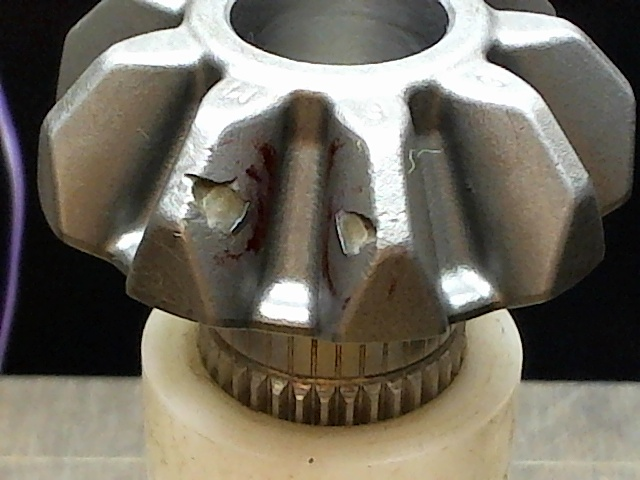
#> input picture gonzales/output104/image104.jpg, 640 x 480 px
$ python log.py   (older library calls are emulated)
#> lines starting #> are read from the running program, lines starting #| are printed output that depends on the picture; after the words box and inside, x2 and y2 are one past the last pixel; in counts of white or black regions, pixels touching at a corner belong together
#> further down, image is the input picture: shape (480, 640, 3); mean B, G, R 96, 107.9, 113.4
### gonzales/output104/crop.py
from __future__ import division
import numpy as np


def find_angle_from_given_point(img, centre_x, centre_y):
    y_area = np.arange(0, img.shape[0], dtype=np.float)
    x_area = np.arange(0, img.shape[1], dtype=np.float)

    xx, yy = np.meshgrid(x_area, y_area)

    theta = np.arctan2(yy - centre_y, xx - centre_x) * 180 / np.pi + 180

    return theta

def find_radial_distance_from_given_point(img, centre_x, centre_y):
#> called with centre_x = 340, centre_y = -50
    y_area = np.arange(0, img.shape[0], dtype=np.int64)
#> y_area = 480 values from 0 to 479
    x_area = np.arange(0, img.shape[1], dtype=np.int64)
#> x_area = 640 values from 0 to 639

    xx, yy = np.meshgrid(x_area, y_area)

    r = np.sqrt(np.power((xx - centre_x), 2) + np.power((yy - centre_y), 2))

    return r


# [129 lines left out: functions crop_circle, crop_ring, crop_ring_two_centers, crop_radial_arc, not called in this run]


def crop_radial_arc_two_centres(img, centre_x1=None, centre_y1=None, centre_x2=None, centre_y2=None,
                                radius1=None, radius2=None, theta1=0, theta2=360, inside_region=True):
    test = np.copy(img)

    if centre_x1 is None:
        centre_x1 = img.shape[0] / 2
    if centre_y1 is None:
        centre_y1 = img.shape[1] / 2
    if centre_x2 is None:
        centre_x2 = img.shape[0] / 2
    if centre_y2 is None:
        centre_y2 = img.shape[1] / 2

    if radius1 is None:
        radius1 = 0

    if radius2 is None:
        if img.shape[1] > img.shape[0]:
            radius2 = img.shape[0] / 2
        else:
            radius2 = img.shape[1] / 2

    r1 = find_radial_distance_from_given_point(img, centre_x1, centre_y1)
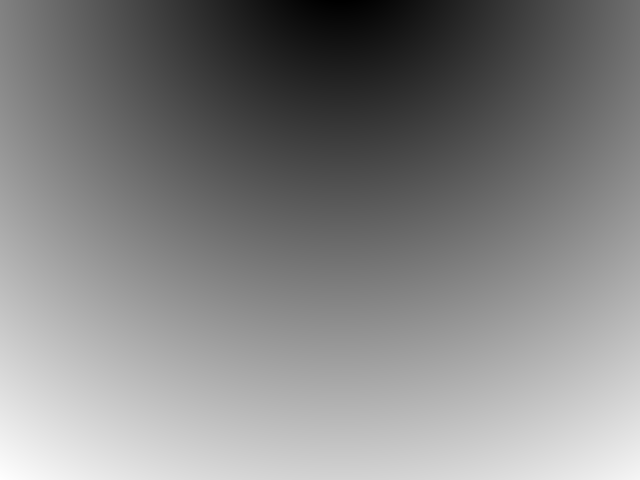
#> r1: shape (480, 640) float64; min 50, max 628.8, mean 348.7; drawn with min black and max white
    r2 = find_radial_distance_from_given_point(img, centre_x2, centre_y2)

    theta = find_angle_from_given_point(img, centre_x1, centre_y1)
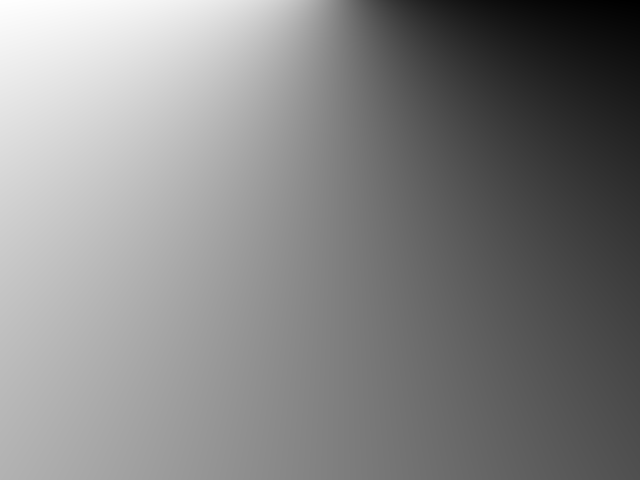
#> theta: shape (480, 640) float64; min 189.5, max 351.6, mean 273.2; drawn with min black and max white

    if inside_region:
        unselected_area = np.where((r1 < radius1) | (r2 > radius2) | (theta < theta1) | (theta > theta2))
#> unselected_area = 190572 positions, rows 0 to 479, columns 0 to 639
        selected_area = np.where((r1 >= radius1) & (r2 <= radius2) & (theta >= theta1) & (theta <= theta2))
#> selected_area = 116628 positions, rows 42 to 340, columns 36 to 639
    else:
        unselected_area = np.where((r1 >= radius1) & (r1 <= radius2) & (theta >= theta1) & (theta <= theta2))
        selected_area = np.where((r2 < radius1) | (r2 > radius2) | (theta < theta1) | (theta > theta2))

    test[unselected_area] = 0
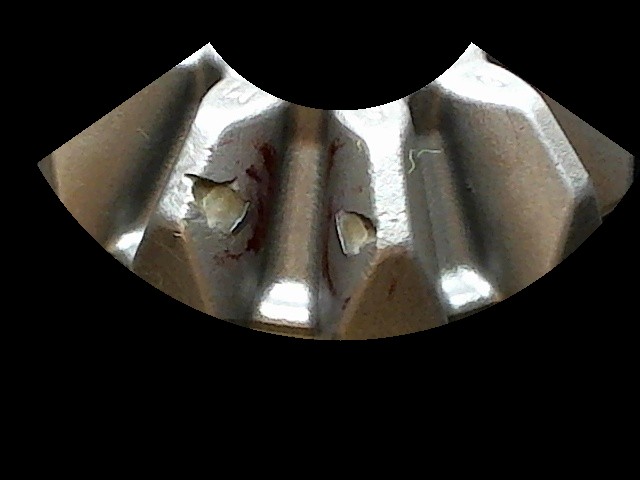
#> test: shape (480, 640, 3); mean B, G, R 37.5, 41.5, 43.6

    return test, test[selected_area].flatten().tolist()

### gonzales/output104/log.py
import os
import cv2
import numpy as np
import random
import crop
from PIL import Image

def showimage(name,image):
    cv2.imshow(name,image)
    cv2.waitKey(0)
    cv2.destroyAllWindows()

def togray(image):
    gray=cv2.cvtColor(image,cv2.COLOR_BGR2GRAY)
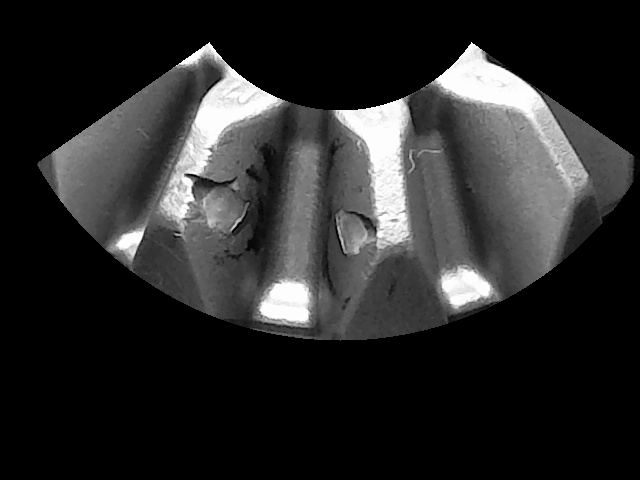
#> gray: shape (480, 640); min 0, max 255, mean 41.7
    return gray

def log(image):
    gray=togray(image) #gray function
    imglog=np.uint8(np.log1p(gray))
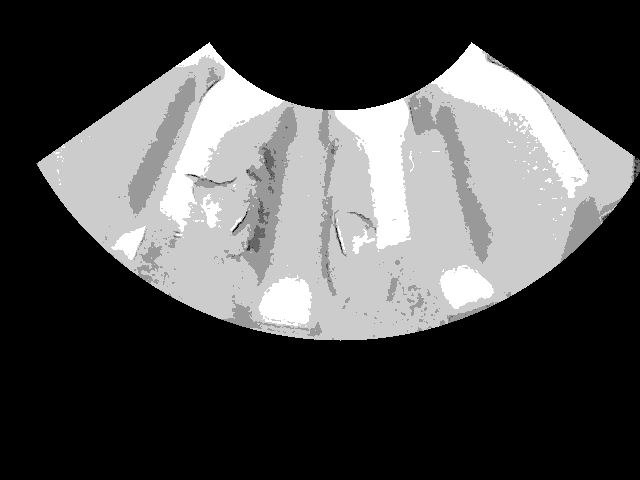
#> imglog: shape (480, 640); min 0, max 5, mean 1.53; drawn with min black and max white
    thresh=1
    image=cv2.threshold(imglog,thresh,255,cv2.THRESH_BINARY)[1]
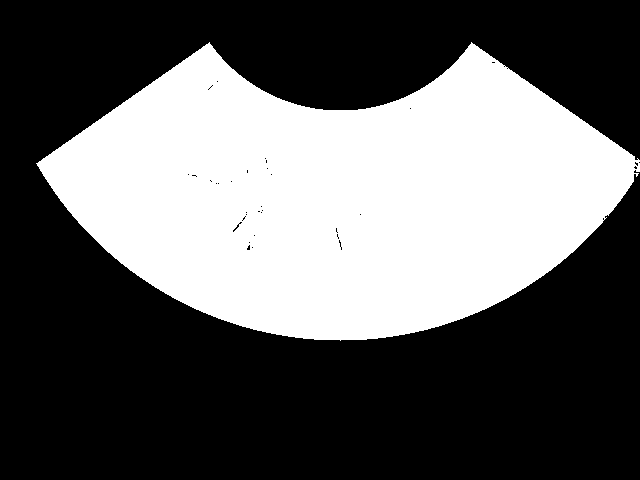
#> image: shape (480, 640); 37.9% white; 1 white region, box (x1, y1, x2, y2) and area: (36, 42, 640, 341) 116482
    return image

def tophatdiffblackhat(image):
    kernel=np.ones((5,5),np.uint8)
    tophat=cv2.morphologyEx(image, cv2.MORPH_TOPHAT, kernel)
    blackhat = cv2.morphologyEx(image, cv2.MORPH_BLACKHAT, kernel)
    IMAGE=blackhat-tophat
    # [5 lines of commented-out code are left out]
    showimage("",IMAGE)


if __name__=="__main__":
    image=cv2.imread("image104.jpg")
    crop1, _ = crop.crop_radial_arc_two_centres(image, centre_x1=340, centre_y1=-50, centre_x2=340, centre_y2=-10,radius1=160, radius2=350, theta1=215, theta2=325)
    showimage("",crop1)
    logged=log(crop1)
    cv2.imwrite("log2.jpg",logged)
    notlogged=cv2.bitwise_not(logged)
    # tophatdiffblackhat(notlogged)
    kernel=np.array(([0,1,0],[0,1,0],[0,1,0]),dtype=np.uint8)
    erosion_8=cv2.erode(notlogged,kernel,iterations=1)
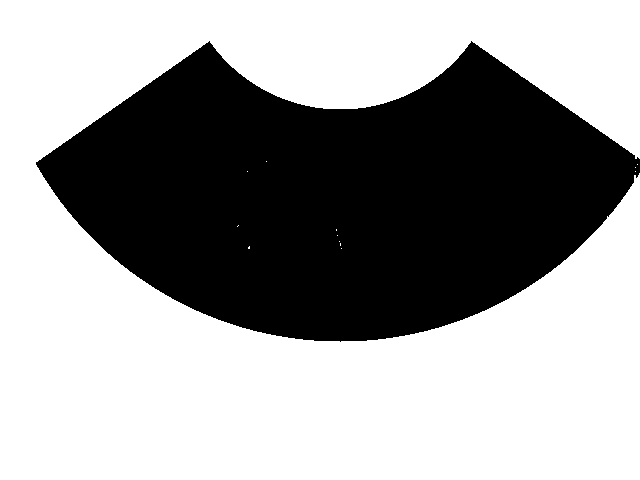
#> erosion_8: shape (480, 640); 61.7% white; 1 black region, box (x1, y1, x2, y2) and area: (36, 41, 640, 342) 117797
    showimage("",erosion_8)
    cv2.imwrite("image104output.jpg",erosion_8)
